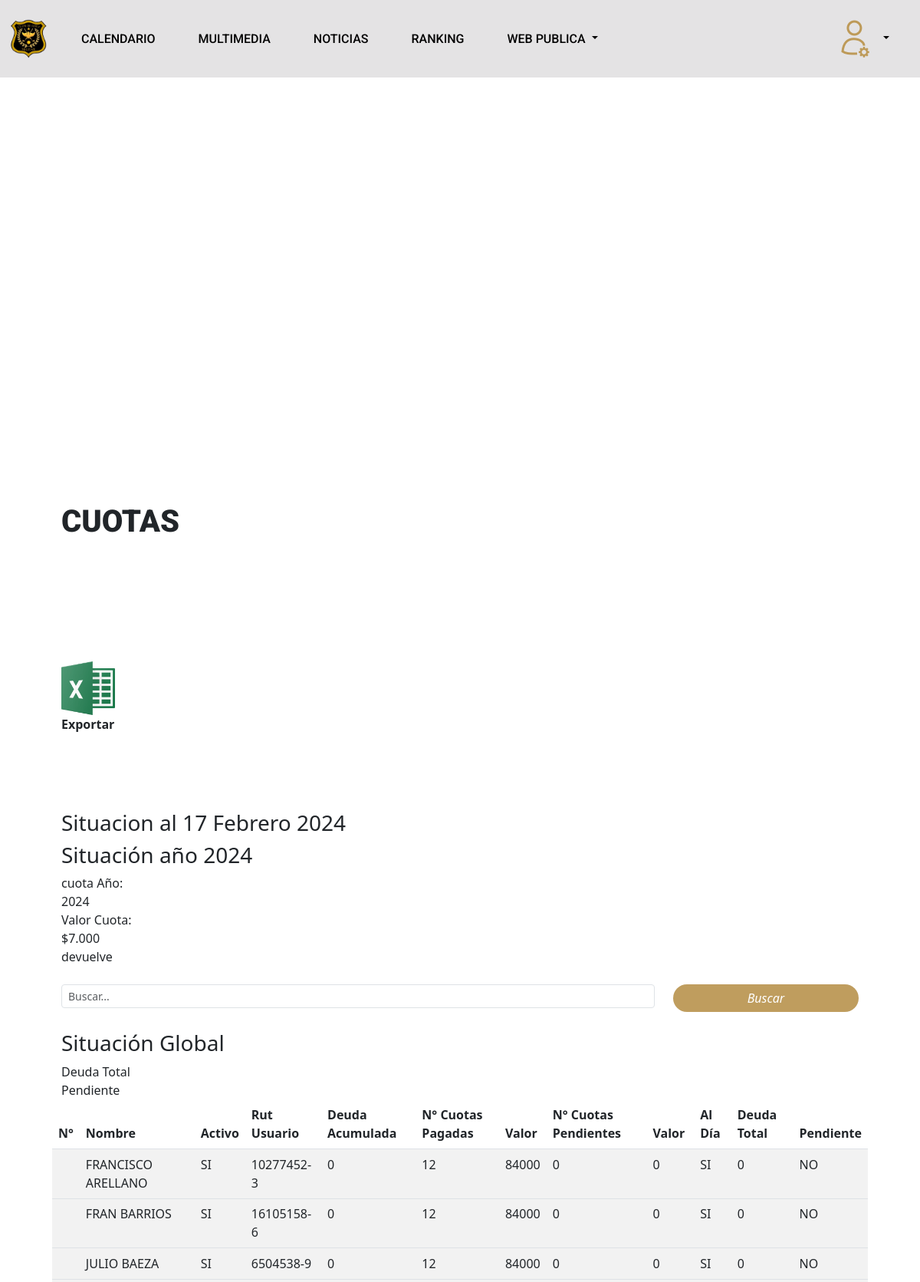
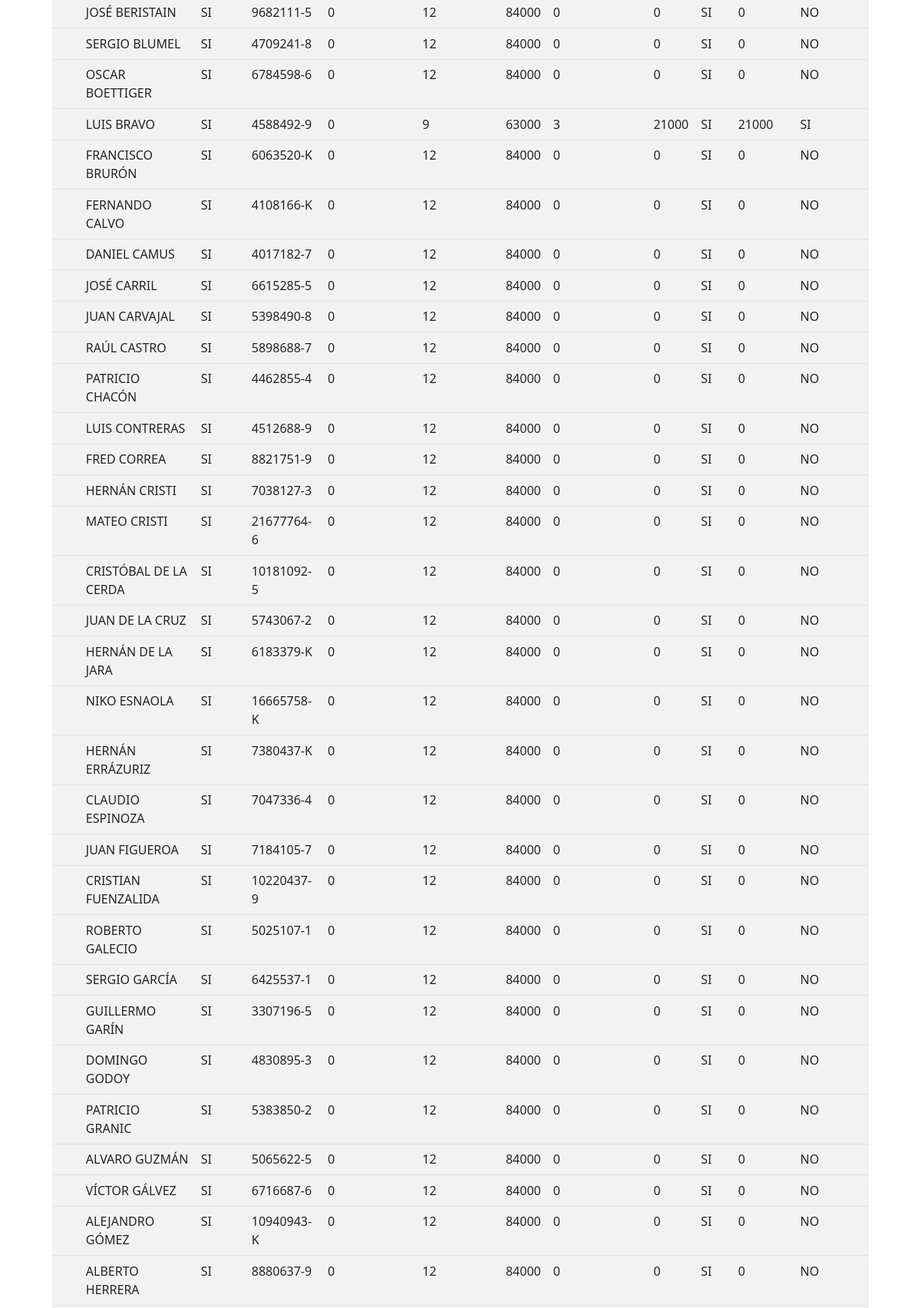
The page /resumen_cuotas (signed in, upper part) on the database its author committed (2 pictures, top to bottom).
### socios/models.py (models this page shows, shortened)
class Paginas_Socio(models.Model):
    id = models.UUIDField(primary_key=True, default=uuid.uuid4, editable=False)
    tipo = models.CharField(max_length=20, choices= websSocio, default="B")
    img = models.ImageField(upload_to="Paginas_Socio/")
    titulo = models.CharField(max_length=200, blank=True, null=True)
    contenido = models.TextField(blank=True, null=True)
    file = models.FileField(upload_to="Paginas_Socio/files/", max_length=254, blank=True)
    tituloPestana = models.CharField(max_length=200, blank=True, null=True)
    class Meta:
        verbose_name = "Paginas_Socio"
        verbose_name_plural = "Paginas_Socios"
        ordering = ["titulo"]

### usuarios/models.py (models this page shows, shortened)
class Usuario(AbstractBaseUser):
    email                   = models.EmailField(verbose_name="email", max_length=255, unique=False, null=True)
    is_active               = models.BooleanField(default= True)  # para ingresar al login
    is_admin                = models.BooleanField(default= False) # para ingresar al admin
    rut                     = models.CharField(max_length=12,  unique=True, verbose_name="Rut")
    primer_nombre           = models.CharField(max_length=200, blank=True, null=False, verbose_name="Primer nombre")
    segundo_nombre          = models.CharField(max_length=200, blank=True, null=True, verbose_name="Segundo nombre")
    apellido_paterno        = models.CharField(max_length=200, blank=True, null=False, verbose_name="Apellido paterno")
    apellido_materno        = models.CharField(max_length=200, blank=True, null=False, verbose_name="Apellido materno")
    fecha_nacimiento        = models.DateField(blank=True, null=True, verbose_name="Fecha de nacimiento")
    telefono                = models.CharField(max_length=200,blank=True, null=True, verbose_name="Celular")
    sexo                    = models.CharField(max_length=1, choices=sexos, default="M", verbose_name="Genero")
    eCivil                  = models.CharField(max_length=30, choices=civil, default="NI", verbose_name="Estado Civil")
    perfil                  = models.CharField(max_length=20, choices=perfil, default="S") # ej. socio,invitado, capitan, tesorero...
    estado                  = models.CharField(max_length=20, choices=estado, default="A")  # en que estado se encuentra la cuenta ej. activa, inactiva, suspendida
    categoria               = models.CharField(max_length=20, choices=categoria, default="NI")  # en que estado se encuentra la cuenta ej. activa, inactiva, suspendida
    situacionEspecial       = models.BooleanField(default=False, verbose_name="Situación Especial")
    fundador                = models.BooleanField(default=False, verbose_name="Fundador")
    institucion             = models.CharField(max_length=20, choices=instituciones, default="NI",blank=True)  # en que estado se encuentra la cuenta ej. activa, inactiva, suspendida
    grado                   = models.CharField(max_length=5, choices=grados, default="NI", blank=True)  # en que estado se encuentra la cuenta ej. activa, inactiva, suspendida
    condicion               = models.CharField(max_length=20, choices=condicion, default="NI", blank=True)  # en que estado se encuentra la cuenta ej. activa, inactiva, suspendida
    profesion               = models.CharField(max_length=200, blank=True, null=True, verbose_name="Profesión")
    fecha_incorporacion     = models.DateField(blank=True, null=True, default=datetime.date.today, verbose_name="Fecha de incorporacion")
    direccion       = models.CharField(max_length=200, blank=True, null= True, verbose_name="Direccion")
    region          = models.CharField(max_length=50,choices= regiones, blank=True, default= ' ', verbose_name="Region")
    tiempoGracia    = models.IntegerField(default=30, verbose_name="Tiempo Gracia")
    objects = MyUserManager()
    USERNAME_FIELD = "rut"
    REQUIRED_FIELDS = ["email",'apellido_paterno','primer_nombre']

### tesorero/views.py (the view)
# urls.py: path('resumen_cuotas', resumenCuotas.as_view(), name='resumenCuotas'),
class resumenCuotas(TesoreroMixin, TemplateView):
    model = Usuario
    form_class = FormularioUsuariosView
    template_name = "tesorero/views/resumenCuotas.html"
    def get_front(self):
        return Paginas_Socio.objects.get(tipo="C")
    def calcular_monto_total(self, cuotas):
        return cuotas.aggregate(Sum('año__monto_cuota'))['año__monto_cuota__sum'] or 0
    def get_queryset(self, request=None):
        if request is None:
            request = self.request
        buscar = request.GET.get('buscar')
        año_actual = int(datetime.now().year)
        lista_usuarios = Usuario.objects.all().order_by('apellido_paterno')
        if buscar:
            lista_usuarios = lista_usuarios.filter(
                Q(rut__icontains=buscar) |
                Q(apellido_paterno__icontains=buscar) |
                Q(primer_nombre__icontains=buscar)
            ).distinct()
        cuotas_anuales = Cuota.objects.select_related('año').filter(año__año=año_actual)
        cuotas_años_anteriores = Cuota.objects.select_related('año').exclude(año__año=año_actual)
        cuotas_por_usuario = {}
        for usuario in lista_usuarios:
            cuotas_por_usuario[usuario.pk] = {
                'año_actual': cuotas_anuales.filter(usuario=usuario),
                'años_anteriores': cuotas_años_anteriores.filter(usuario=usuario)
            }
        resumen_usuarios = []
        for usuario in lista_usuarios:
            cuotas_usuario = cuotas_por_usuario[usuario.pk]
            cuotas_año_actual_usuario = cuotas_usuario['año_actual']
            cuotas_años_anteriores_usuario = cuotas_usuario['años_anteriores']
            cuotas_pagadas = cuotas_año_actual_usuario.filter(estado_pago='A').count()
            cuotas_impagas = cuotas_año_actual_usuario.exclude(estado_pago='A').count()
            monto_pagado = self.calcular_monto_total(cuotas_año_actual_usuario.filter(estado_pago='A'))
            monto_impago = self.calcular_monto_total(cuotas_año_actual_usuario.exclude(estado_pago='A'))
            deuda_pendiente = self.calcular_monto_total(cuotas_años_anteriores_usuario.exclude(estado_pago='A'))
            deuda_total = deuda_pendiente + monto_impago
            resumen_usuario = {
                "nombre": f"{usuario.primer_nombre} {usuario.apellido_paterno}",
                "es_activo": 'si' if usuario.is_active else 'no',
                "rut": usuario.rut,
                "deuda_pendiente": deuda_pendiente,
                "cuotas_pagadas": cuotas_pagadas,
                "monto_pagado": monto_pagado,
                "cuotas_impagas": cuotas_impagas,
                "monto_impago": monto_impago,
                "al_dia": 'si' if cuotas_año_actual_usuario.count() == 12 else 'no',
                "deuda_total": deuda_total,
                "pendiente": 'si' if deuda_total > 0 else 'no'
            }
            resumen_usuarios.append(resumen_usuario)
        return resumen_usuarios
    def get_context_data(self, **kwargs):
        contexto = super().get_context_data(**kwargs)
        contexto['value'] = self.get_front()
        contexto['nameWeb'] = nameWeb
        contexto["title"] = "Resumen Cuotas"
        contexto['rol'] = self.request.user.perfil
        contexto['datos'] = self.get_queryset()
        contexto["resumen_usuarios"] = self.get_queryset()
        return contexto

### socios/mixins.py (called while the page is built)
    def dispatch(self, request, *args, **kwargs):
        if request.user.perfil == "T" or request.user.perfil == "SUPER" :
            return super().dispatch(request, *args, **kwargs)
        else:
            return redirect('login')

### tesorero/templates/tesorero/views/resumenCuotas.html (shortened to what this page needs)
{% extends "web/root/origin.html" %}
{% load static %}
{% static "" as baseUrl %}
{% block header %}
      {% include "socio/header/header_socios.html" %}
{% endblock %}
{% block body %}
    {% include "socio/banner/banner_general.html" %}
    {% include "web/front/front.html" %}
  <div class="container">
  <div class="row">
    <div class="col align-self-end">
      <div>
        <a class="navbar-brand"  href="{% url 'exportar_resumen_cuotas'%}"
          ><img src="{% static 'web/assets/logos/excel.png' %}"
        width="70px" /></a>
      </div>
      <div>
        <strong>Exportar</strong>
      </div>
    </div>
  </div>
</div>
<div class="container marketing" id="links">
  <h3>Situacion al 17 Febrero 2024</h3>
  <div class="row">
    <div class="col resumen-local">
      <h3>Situación año 2024</h3>
      <div>
        <p>cuota Año:</p>
        <p>2024</p>
      </div>
      <div>
        <p>Valor Cuota:</p>
        <p>$7.000</p>
      </div>
    </div>
    <p>devuelve {{ request.GET.buscar }}</p>
    <div class="my-4">
      <form method="get" >
        <div class="row m-b-sm m-t-sm">
          <div class="col-md-9">
            <div class="input-group">
              <input type="text"  class="form-control-sm form-control" placeholder="Buscar..." name="buscar" dato = "{{ request.GET.buscar }}">
            </div>
          </div>
          <div class="col-md-3">
            <div style="text-align: right">
              <span class="input-group-btn">
                <button type="submit" class="btn btn-primary"><i>Buscar</i></button>
              </span>
            </div>
          </div>
        </div>
      </form>
    </div>
    <div class="col">
      <div>
        <h3>Situación Global</h3>
        <p>Deuda Total</p>
        <p>Pendiente</p>
      </div>
    </div>
  </div>
  <div class="row table-responsive" >
    <table class="table table-striped ">
      <thead>
        <tr>
          <th scope="col">N°</th>
          <th scope="col">Nombre</th>
          <th scope="col">Activo</th>
          <th scope="col">Rut Usuario</th>
          <th scope="col">Deuda Acumulada</th>
          <th scope="col">N° Cuotas Pagadas</th>
          <th scope="col">Valor</th>
          <th scope="col">N° Cuotas Pendientes</th>
          <th scope="col">Valor</th>
          <th scope="col">Al Día</th>
          <th scope="col">Deuda Total</th>
          <th scope="col">Pendiente</th>
        </tr>
      </thead>
      <tbody>
      {% for usuario in resumen_usuarios %}
        <tr>
          <td></td>
          <td>{{ usuario.nombre|upper|default:''}}</td>
          <td>{{ usuario.es_activo|upper|default:'' }}</td>
          <td>{{ usuario.rut|upper|default:'' }}</td>
          <td>{{ usuario.deuda_pendiente|upper|default:'NO' }}</td>
          <td>{{ usuario.cuotas_pagadas|default:'0' }}</td>
          <td>{{ usuario.monto_pagado|default:'0' }}</td>
          <td>{{ usuario.cuotas_impagas|upper|default:'0' }}</td>
          <td>{{ usuario.monto_impago|upper|default:'0' }}</td>
          <td>{{ usuario.al_dia|upper|default:'NO'  }}</td>
          <td>{{ usuario.deuda_total|upper|default:'0' }}</td>
          <td>{{ usuario.pendiente|upper|default:'SI' }}</td>
        <tr>
        {% endfor%}
      </tbody>
    </table>
  </div>
</div>
{% endblock %}

### web/templates/web/front/front.html (shortened to what this page needs)
{% load static %} {% static "" as baseUrl %}
<div class="container marketing" id="links">
    <div class="row">
      <div class="col-lg-12 context">
        <h1> {{ value.titulo  | upper }}</h1>
      </div>
    </div>
</div>

### web/static/web/css/style.css (style rules this page uses)
span { color: #BF9D5E; text-decoration: none !important; }
a { text-decoration: none !important; }
.context p , h1 { text-align: justify; padding-left:0px !important; }

### web/static/web/css/carousel.css (style rules this page uses)
body { padding-top: 0px; color: rgb(var(--bs-tertiary-color-rgb)); background-color: #ffffff; }

### web/static/web/css/sticky-footer-navbar.css (style rules this page uses)
.container ,.containerFooter { padding: 50px; }

### web/static/web/css/links.css (style rules this page uses)
.marketing h1 { padding:30px; padding-bottom: 50px; font-family: 'Roboto'; font-weight: 900; font-style: normal; }
.context h1 , p { text-align: justify }
.btn-primary ,.btn-secondary, .btn-success, .btn-info, .btn-danger, .btn-warning { color: white; border: none; border-radius: 50px; width: 100%; }
.btn-primary { background: #BF9D5E; }

### web/static/web/css/cuota.css (style rules this page uses)
p { margin: 0px; }

### rows shown on the page
Paginas_Socio: titulo "CUOTAS"
Usuario: rut "10277452-3"
Usuario: rut "16105158-6"
Usuario: rut "6504538-9"
Usuario: rut "9682111-5"
Usuario: rut "4709241-8"
Usuario: rut "6784598-6"
Usuario: rut "4588492-9"
Usuario: rut "6063520-K"
Usuario: rut "4108166-K"
Usuario: rut "4017182-7"
Usuario: rut "6615285-5"
Usuario: rut "5398490-8"
Usuario: rut "5898688-7"
Usuario: rut "4462855-4"
Usuario: rut "4512688-9"
Usuario: rut "8821751-9"
Usuario: rut "7038127-3"
Usuario: rut "21677764-6"
Usuario: rut "10181092-5"
Usuario: rut "5743067-2"
Usuario: rut "6183379-K"
Usuario: rut "16665758-K"
Usuario: rut "7380437-K"
Usuario: rut "7047336-4"
Usuario: rut "7184105-7"
Usuario: rut "10220437-9"
Usuario: rut "5025107-1"
Usuario: rut "6425537-1"
Usuario: rut "3307196-5"
Usuario: rut "4830895-3"
Usuario: rut "5383850-2"
Usuario: rut "5065622-5"
Usuario: rut "6716687-6"
Usuario: rut "10940943-K"
Usuario: rut "8880637-9"

### other values the page prints
{{ usuario.nombre|upper|default:'' }} "FRANCISCO ARELLANO" "FRAN BARRIOS" "JULIO BAEZA" "JOSÉ BERISTAIN" "SERGIO BLUMEL" "OSCAR BOETTIGER" "LUIS BRAVO" "FRANCISCO BRURÓN" "FERNANDO CALVO" "DANIEL CAMUS" "JOSÉ CARRIL" "JUAN CARVAJAL" "RAÚL CASTRO" "PATRICIO CHACÓN" "LUIS CONTRERAS" "FRED CORREA" "HERNÁN CRISTI" "MATEO CRISTI" "CRISTÓBAL DE LA CERDA" "JUAN DE LA CRUZ" "HERNÁN DE LA JARA" "NIKO ESNAOLA" "HERNÁN ERRÁZURIZ" "CLAUDIO ESPINOZA" "JUAN FIGUEROA" "CRISTIAN FUENZALIDA" "ROBERTO GALECIO" "SERGIO GARCÍA" "GUILLERMO GARÍN" "DOMINGO GODOY" "PATRICIO GRANIC" "ALVARO GUZMÁN" "VÍCTOR GÁLVEZ" "ALEJANDRO GÓMEZ" "ALBERTO HERRERA"
{{ usuario.es_activo|upper|default:'' }} "SI" "SI" "SI" "SI" "SI" "SI" "SI" "SI" "SI" "SI" "SI" "SI" "SI" "SI" "SI" "SI" "SI" "SI" "SI" "SI" "SI" "SI" "SI" "SI" "SI" "SI" "SI" "SI" "SI" "SI" "SI" "SI" "SI" "SI" "SI"
{{ usuario.deuda_pendiente|upper|default:'NO' }} "0" "0" "0" "0" "0" "0" "0" "0" "0" "0" "0" "0" "0" "0" "0" "0" "0" "0" "0" "0" "0" "0" "0" "0" "0" "0" "0" "0" "0" "0" "0" "0" "0" "0" "0"
{{ usuario.cuotas_pagadas|default:'0' }} "12" "12" "12" "12" "12" "12" "9" "12" "12" "12" "12" "12" "12" "12" "12" "12" "12" "12" "12" "12" "12" "12" "12" "12" "12" "12" "12" "12" "12" "12" "12" "12" "12" "12" "12"
{{ usuario.monto_pagado|default:'0' }} "84000" "84000" "84000" "84000" "84000" "84000" "63000" "84000" "84000" "84000" "84000" "84000" "84000" "84000" "84000" "84000" "84000" "84000" "84000" "84000" "84000" "84000" "84000" "84000" "84000" "84000" "84000" "84000" "84000" "84000" "84000" "84000" "84000" "84000" "84000"
{{ usuario.cuotas_impagas|upper|default:'0' }} "0" "0" "0" "0" "0" "0" "3" "0" "0" "0" "0" "0" "0" "0" "0" "0" "0" "0" "0" "0" "0" "0" "0" "0" "0" "0" "0" "0" "0" "0" "0" "0" "0" "0" "0"
{{ usuario.monto_impago|upper|default:'0' }} "0" "0" "0" "0" "0" "0" "21000" "0" "0" "0" "0" "0" "0" "0" "0" "0" "0" "0" "0" "0" "0" "0" "0" "0" "0" "0" "0" "0" "0" "0" "0" "0" "0" "0" "0"
{{ usuario.al_dia|upper|default:'NO' }} "SI" "SI" "SI" "SI" "SI" "SI" "SI" "SI" "SI" "SI" "SI" "SI" "SI" "SI" "SI" "SI" "SI" "SI" "SI" "SI" "SI" "SI" "SI" "SI" "SI" "SI" "SI" "SI" "SI" "SI" "SI" "SI" "SI" "SI" "SI"
{{ usuario.deuda_total|upper|default:'0' }} "0" "0" "0" "0" "0" "0" "21000" "0" "0" "0" "0" "0" "0" "0" "0" "0" "0" "0" "0" "0" "0" "0" "0" "0" "0" "0" "0" "0" "0" "0" "0" "0" "0" "0" "0"
{{ usuario.pendiente|upper|default:'SI' }} "NO" "NO" "NO" "NO" "NO" "NO" "SI" "NO" "NO" "NO" "NO" "NO" "NO" "NO" "NO" "NO" "NO" "NO" "NO" "NO" "NO" "NO" "NO" "NO" "NO" "NO" "NO" "NO" "NO" "NO" "NO" "NO" "NO" "NO" "NO"
